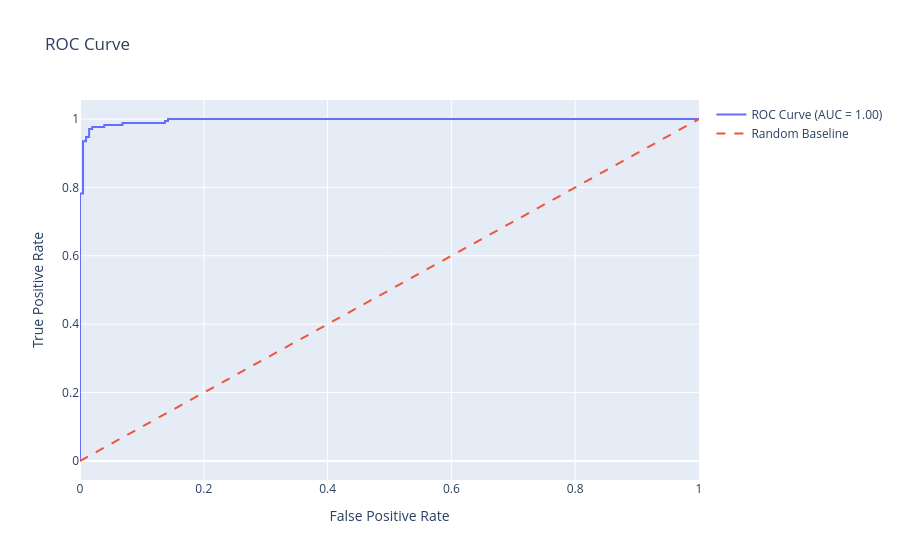
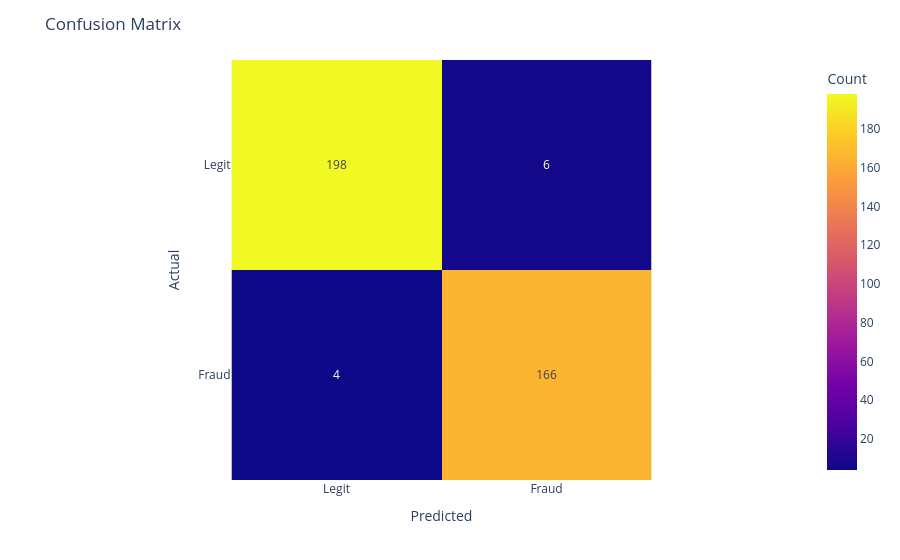

The notebook cell these images were saved under, in order:
### Markdown cell above
# Random forest with tfidf

### Code cell
# --- Custom Text Preprocessor ---
class TextPreprocessor(BaseEstimator, TransformerMixin):
    def __init__(self):
        self.english_vocab = set(words.words())
        self.stop_words = set(stopwords.words('english'))
        self.lemmatizer = WordNetLemmatizer()

    def is_gibberish(self, word):
        if re.fullmatch(r"[a-zA-Z]*\d+[a-zA-Z]*", word) or re.fullmatch(r"(.)\1{3,}", word):
            return True
        return word.lower() not in self.english_vocab and len(word) > 3

    def fit(self, X, y=None):
        return self

    def transform(self, X, y=None):
        return [self._preprocess_text(text) for text in X]

    def _preprocess_text(self, text):
        text = str(text).lower()
        text = BeautifulSoup(text, "html.parser").get_text()
        text = contractions.fix(text)
        text = re.sub(r"[^a-zA-Z\s]", "", text)
        words_in_text = text.split()
        cleaned_words = []
        for word in words_in_text:
            lemmatized = self.lemmatizer.lemmatize(word)
            if lemmatized not in self.stop_words and not self.is_gibberish(lemmatized):
                cleaned_words.append(lemmatized)
        return " ".join(cleaned_words)

# --- Pipeline Construction ---
def create_preprocessing_pipeline(text_columns, cat_columns, num_columns):
    text_transformers = [
        (f'text_{col}', Pipeline([
            ('preprocess', TextPreprocessor()),
            ('tfidf', TfidfVectorizer(max_features=5000, stop_words='english'))
        ]), col) for col in text_columns
    ]

    return ColumnTransformer(
        transformers=[
            *text_transformers,
            ('cat', OneHotEncoder(handle_unknown='ignore'), cat_columns),
            ('num', MinMaxScaler(), num_columns)
        ],
        verbose_feature_names_out=True  # Important for accessing feature names
    )

def create_training_pipeline(preprocessor):
    return Pipeline([
        ('preprocessor', preprocessor),
        ('feature_selector', SelectKBest(f_classif, k=100)),  # k can be tuned
        ('classifier', RandomForestClassifier(random_state=42))
    ])

# --- Main Execution ---
if __name__ == "__main__":


    # --- Define Columns ---
    text_cols = ['title', 'company_profile', 'description', 'requirements', 'benefits']
    cat_cols = ['employment_type', 'required_experience', 'required_education', 'function', 'industry']
    num_cols = ['telecommuting', 'has_company_logo', 'has_questions']
    target_col = 'fraudulent'

    # --- Train-Test Split ---
    X = data.drop(columns=[target_col])
    y = data[target_col]
    X_train, X_test, y_train, y_test = train_test_split(X, y, test_size=0.2, random_state=42)

    # --- Create Pipelines ---
    preprocessor = create_preprocessing_pipeline(text_cols, cat_cols, num_cols)
    full_pipeline = create_training_pipeline(preprocessor)

    # --- Grid Search ---
    param_grid = {
        'classifier__n_estimators': [100, 200, 300],  # Added 300 estimators
        'classifier__max_depth': [10, 20, None],  # Retain previous depths
        'classifier__min_samples_split': [2, 5, 10],  # Added 10 samples for splitting
        'classifier__min_samples_leaf': [1, 2, 4],  # Added more options for leaf samples
        'classifier__max_features': ['sqrt', 'log2', None],  # Added 'None' for full feature use
        'classifier__bootstrap': [True, False]  # Added bootstrap for sampling options
    }

    grid_search = GridSearchCV(full_pipeline, param_grid, cv=3, scoring='accuracy', verbose=2, n_jobs=1)
    grid_search.fit(X_train, y_train)

    # --- Save Best Model ---
    joblib.dump(grid_search.best_estimator_, 'fraud_detection_pipeline.pkl')

    # --- Evaluation ---
    best_model = grid_search.best_estimator_
    y_pred = best_model.predict(X_test)
    y_probs = best_model.predict_proba(X_test)[:, 1]

    # --- Feature Importance ---
    try:
        selector = best_model.named_steps['feature_selector']
        classifier = best_model.named_steps['classifier']
        preprocessor = best_model.named_steps['preprocessor']
        feature_names = preprocessor.get_feature_names_out()
        selected_mask = selector.get_support()
        selected_features = feature_names[selected_mask]
        importances = classifier.feature_importances_

        importance_df = pd.DataFrame({
            'Feature': selected_features,
            'Importance': importances
        }).sort_values('Importance', ascending=False).head(20)

        fig = px.bar(importance_df, x='Importance', y='Feature', orientation='h', title='Top 20 Important Features')
        fig.show()
    except Exception as e:
        print("Feature importance visualization failed:", e)

    # --- ROC Curve ---
    fpr, tpr, _ = roc_curve(y_test, y_probs)
    roc_auc = roc_auc_score(y_test, y_probs)
    fig = go.Figure()
    fig.add_trace(go.Scatter(x=fpr, y=tpr, mode='lines', name=f'ROC Curve (AUC = {roc_auc:.2f})'))
    fig.add_trace(go.Scatter(x=[0, 1], y=[0, 1], mode='lines', line_dash='dash', name='Random Baseline'))
    fig.update_layout(title='ROC Curve', xaxis_title='False Positive Rate', yaxis_title='True Positive Rate')
    fig.show()

    # --- Confusion Matrix ---
    cm = confusion_matrix(y_test, y_pred)
    fig = px.imshow(cm, text_auto=True,
                    labels=dict(x="Predicted", y="Actual", color="Count"),
                    x=['Legit', 'Fraud'], y=['Legit', 'Fraud'])
    fig.update_layout(title='Confusion Matrix')
    fig.show()

    # --- Metrics ---
    print(f"\nBest Parameters: {grid_search.best_params_}")
    print(f"Accuracy: {accuracy_score(y_test, y_pred):.4f}")
    print(f"Precision: {precision_score(y_test, y_pred):.4f}")
    print(f"Recall: {recall_score(y_test, y_pred):.4f}")
    print(f"F1 Score: {f1_score(y_test, y_pred):.4f}")
    print(f"AUC-ROC: {roc_auc:.4f}")
    print("\nClassification Report:\n", classification_report(y_test, y_pred))

### Figure 1 — Plotly figure (JSON) as saved in the notebook; plotly's stock layout.template omitted (floating-point values rounded to 4 significant figures)
{"data": [{"mode": "lines", "name": "ROC Curve (AUC = 1.00)", "type": "scatter", "x": [0.0, 0.0, 0.0, 0.0, 0.0, 0.0, 0.0, 0.0, 0.0, 0.0, 0.0, 0.0, 0.0, 0.0, 0.0, 0.0, 0.0, 0.0, 0.0, 0.0, 0.0, 0.0, 0.0, 0.0, 0.0, 0.0, 0.0, 0.0, 0.0, 0.0, 0.004902, 0.004902, 0.004902, 0.004902, 0.004902, 0.004902, 0.009804, 0.009804, 0.01471, 0.01471, 0.01961, 0.01961, 0.03922, 0.03922, 0.05392, 0.06373, 0.06863, 0.06863, 0.1373, 0.1373, 0.1422, 0.1422, 0.3775, 0.3873, 0.7255, 0.7353, 0.7647, 0.7843, 0.7941, 0.8088, 0.8284, 0.8382, 0.848, 0.8676, 0.8725, 0.8824, 0.8873, 0.902, 0.9216, 1.0], "y": [0.0, 0.1118, 0.1176, 0.1412, 0.1471, 0.1647, 0.1765, 0.1824, 0.2294, 0.2412, 0.2529, 0.2588, 0.2706, 0.2941, 0.3059, 0.3647, 0.3765, 0.4, 0.4118, 0.5765, 0.5941, 0.6118, 0.6353, 0.6647, 0.6765, 0.6941, 0.7059, 0.7118, 0.7294, 0.7824, 0.7824, 0.8176, 0.8294, 0.9118, 0.9294, 0.9353, 0.9353, 0.9471, 0.9471, 0.9706, 0.9706, 0.9765, 0.9765, 0.9824, 0.9824, 0.9824, 0.9824, 0.9882, 0.9882, 0.9941, 0.9941, 1.0, 1.0, 1.0, 1.0, 1.0, 1.0, 1.0, 1.0, 1.0, 1.0, 1.0, 1.0, 1.0, 1.0, 1.0, 1.0, 1.0, 1.0, 1.0]}, {"line": {"dash": "dash"}, "mode": "lines", "name": "Random Baseline", "type": "scatter", "x": [0, 1], "y": [0, 1]}], "layout": {"title": {"text": "ROC Curve"}, "xaxis": {"title": {"text": "False Positive Rate"}}, "yaxis": {"title": {"text": "True Positive Rate"}}}}

### Figure 2 — Plotly figure (JSON) as saved in the notebook; plotly's stock layout.template omitted (floating-point values rounded to 4 significant figures)
{"data": [{"coloraxis": "coloraxis", "hovertemplate": "Predicted: %{x}<br>Actual: %{y}<br>Count: %{z}<extra></extra>", "name": "0", "texttemplate": "%{z}", "type": "heatmap", "x": ["Legit", "Fraud"], "xaxis": "x", "y": ["Legit", "Fraud"], "yaxis": "y", "z": [[198, 6], [4, 166]]}], "layout": {"coloraxis": {"colorbar": {"title": {"text": "Count"}}, "colorscale": [[0, "#0d0887"], [0.1111, "#46039f"], [0.2222, "#7201a8"], [0.3333, "#9c179e"], [0.4444, "#bd3786"], [0.5556, "#d8576b"], [0.6667, "#ed7953"], [0.7778, "#fb9f3a"], [0.8889, "#fdca26"], [1, "#f0f921"]]}, "margin": {"t": 60}, "title": {"text": "Confusion Matrix"}, "xaxis": {"anchor": "y", "constrain": "domain", "domain": [0, 1], "scaleanchor": "y", "title": {"text": "Predicted"}}, "yaxis": {"anchor": "x", "autorange": "reversed", "constrain": "domain", "domain": [0, 1], "title": {"text": "Actual"}}}}
